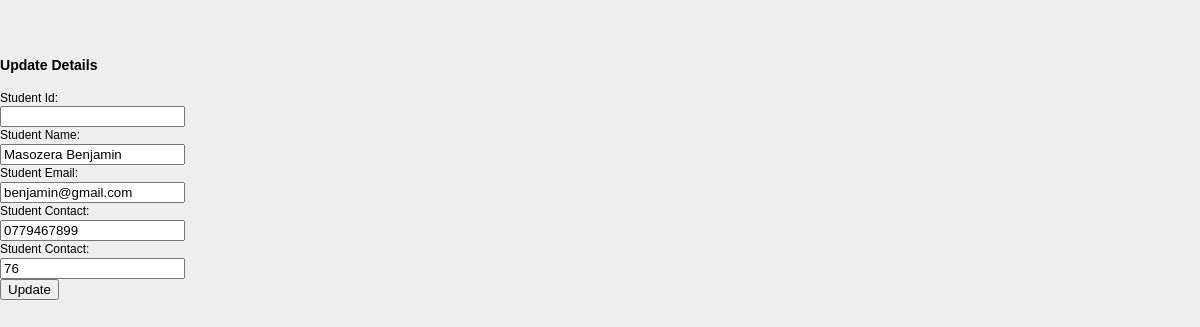
Screenshot of /edit/11 with the database file from the repository.
### crudapp/models.py (models this page shows)
class Student(models.Model):
    sid = models.CharField(max_length=20)
    name    = models.CharField(max_length=100)
    email   = models.EmailField()
    contact = models.CharField(max_length=15)
    marks   = models.CharField(max_length=15)

### crudapp/views.py (the view)
# urls.py: path('edit/<int:id>', views.edit),
def edit(request, id):
    student = Student.objects.get(id=id)
    return render(request,'crudapp/edit.html', {'student':student})

### crudapp/templates/crudapp/edit.html (shortened to what this page needs)
{% load static %}
<!DOCTYPE html>
<html lang="en">
<head>
    <link rel="stylesheet" href="{% static 'css/style.css' %}"/>
</head>
<body>
<form method="POST" class="post-form" action="/update/{{student.id}}">
    <div class="container">
<br>
    <div class="form-group row">
    <div class="col-sm-4">
    <h3>Update Details</h3>
    </div>
  </div>
    <div class="form-group row">
    <label class="col-sm-2 col-form-label">Student Id:</label>
    <div class="col-sm-4">
        <input type="text" name="sid" id="id_sid" required maxlength="20" value="{{ stuudent.sid }}"/>
    </div>
  </div>
  <div class="form-group row">
    <label class="col-sm-2 col-form-label">Student Name:</label>
    <div class="col-sm-4">
        <input type="text" name="name" id="id_name" required maxlength="100" value="{{ student.name }}" />
    </div>
  </div>
    <div class="form-group row">
    <label class="col-sm-2 col-form-label">Student Email:</label>
    <div class="col-sm-4">
        <input type="email" name="email" id="id_email" required maxlength="254" value="{{ student.email }}" />
    </div>
  </div>
    <div class="form-group row">
    <label class="col-sm-2 col-form-label">Student Contact:</label>
    <div class="col-sm-4">
        <input type="text" name="contact" id="id_contact" required maxlength="15" value="{{ student.contact }}" />
    </div>
  </div>
  <div class="form-group row">
    <label class="col-sm-2 col-form-label">Student Contact:</label>
    <div class="col-sm-4">
        <input type="text" name="marks" id="id_marks" required maxlength="15" value="{{ student.marks }}" />
    </div>
  </div>
    <div class="form-group row">
    <div class="col-sm-4">
    <button type="submit" class="btn btn-success">Update</button>
    </div>
  </div>
    </div>
</form>
</body>
</html>

### crudapp/static/css/style.css (style rules this page uses)
body { font:12px/1.4 Verdana,Arial; background:#eee; height:100%; margin:25px 0; padding:0 }

### rows the page displays
Student: name "Masozera Benjamin", email "benjamin@gmail.com", contact "0779467899", marks "76"
